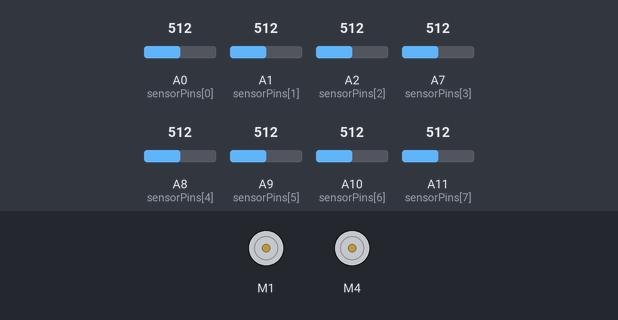
Simulated run of this sketch. Board: Arduino Mega 2560, built with avr-gcc and run on an emulated ATmega2560. On the bench: 2 × DC motor (green arrow = forward, orange = backward, longer = faster). Inputs (shaded band) come from the test bench; at power-on: A0 (sensorPins[0]) = 512, A1 (sensorPins[1]) = 512, A2 (sensorPins[2]) = 512, A7 (sensorPins[3]) = 512, A8 (sensorPins[4]) = 512, A9 (sensorPins[5]) = 512, A10 (sensorPins[6]) = 512, A11 (sensorPins[7]) = 512.

Above: at 0.1 s.
At 1.1 s:
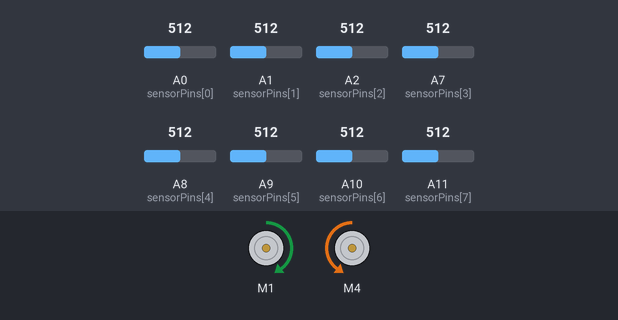
At 18.4 s:
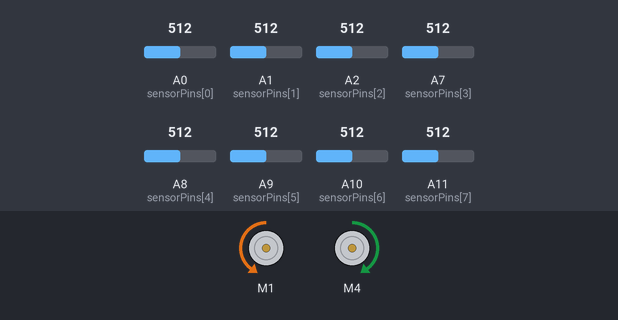
At 35.7 s:
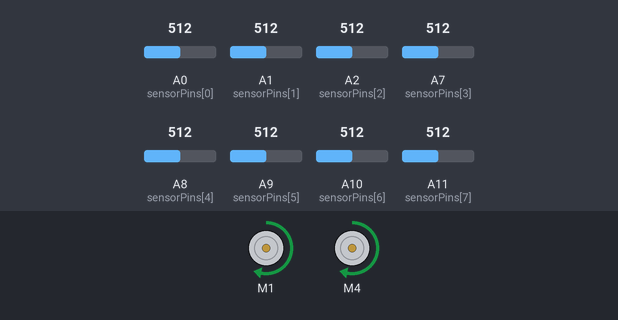
Timing chart, 0 to 37.2 s (numbered marks = the images above):
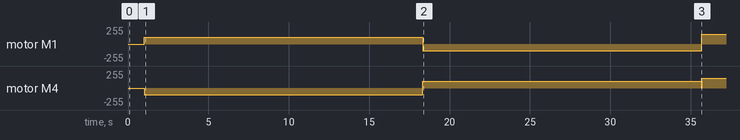

The sketch:

alexander.ino
```cpp
#include <Wire.h>
#include <Adafruit_MotorShield.h>
#include"utility/Adafruit_MS_PWMServoDriver.h"
Adafruit_MotorShield AFMS = Adafruit_MotorShield();
Adafruit_DCMotor *leftMotor = AFMS.getMotor(1);
Adafruit_DCMotor *rightMotor = AFMS.getMotor(4);

static const uint8_t sensorPins[] = {A0, A1, A2, A7, A8, A9, A10, A11};
int calibrationCounter = 0;
int tmp = 0;
int maxSensorValues[8];
int motorSpeed = 0;
int sensorValues[8];


void stopMotors(){
  leftMotor->setSpeed(0);
  rightMotor->setSpeed(0);
}

void goForward(int mtrSpeed){
  leftMotor->setSpeed(mtrSpeed);
  rightMotor->setSpeed(mtrSpeed);
}


void setup() {
  delay(1000);
  // put your setup code here, to run once:
AFMS.begin();
leftMotor->run(FORWARD);
  rightMotor->run(BACKWARD);
  leftMotor->setSpeed(100);
  rightMotor->setSpeed(100);
  while(calibrationCounter < 20000){
  for(int i = 0; i<8; i++){
    tmp = analogRead(sensorPins[i]);
    if(tmp > maxSensorValues[i]){
      maxSensorValues[i] = tmp;
    }
  }
 calibrationCounter++;

  }
calibrationCounter = 0;
leftMotor->run(BACKWARD);
  rightMotor->run(FORWARD);
    while(calibrationCounter < 20000){
  for(int i = 0; i<8; i++){
    tmp = analogRead(sensorPins[i]);
    if(tmp > maxSensorValues[i]){
      maxSensorValues[i] = tmp;
    }
  }
 calibrationCounter++;

  }


  leftMotor->setSpeed(0);
  rightMotor->setSpeed(0);

  while(analogRead(A7)<maxSensorValues[3]*0.7){
  leftMotor->run(FORWARD);
  rightMotor->run(BACKWARD);
  leftMotor->setSpeed(40);
  rightMotor->setSpeed(40);
  }
  stopMotors();


}

void loop() {
  // put your main code here, to run repeatedly:
leftMotor->run(FORWARD);
  rightMotor->run(FORWARD);
for(int i = 0; i<8; i++){
    sensorValues[i] = analogRead(sensorPins[i]);
    delay(1);
}


if(sensorValues[3]>=maxSensorValues[3]*0.7){
  motorSpeed = 150;
  goForward(motorSpeed);
}

else if(sensorValues[2]>=maxSensorValues[2]*0.7){
  leftMotor->setSpeed(0);
  rightMotor->setSpeed(motorSpeed);
}


else if(sensorValues[4]>=maxSensorValues[4]*0.7){
  rightMotor->setSpeed(0);
  leftMotor->setSpeed(motorSpeed);
}


}
```

Measured:
- by itself, motor M1: stopped → forward 100/255 at 1.0 s, → backward 100/255 17.3 s later, → forward 150/255 17.3 s later
- by itself, motor M4: stopped → backward 100/255 at 1.0 s, → forward 100/255 17.3 s later, → forward 150/255 17.3 s later
